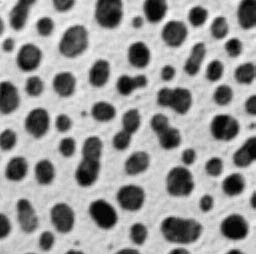
%> input picture 课程资料/数字图像处理/作业整理/第五次作业/blobz1.png, 256 x 254 px
$ octave hw5_2.m   (GNU Octave 9; MATLAB toolbox functions it lacks are replaced by stand-ins)
%> lines starting %> are read from the running program, lines starting %| are printed output that depends on the picture; in (x1, y1, x2, y2) boxes, pixels count from 0 and x2, y2 are one past the last pixel; in counts of white or black regions, pixels touching at a corner belong together; the program's own positions count from 1
### 课程资料/数字图像处理/作业整理/第五次作业/segmentation.m
function R = segmentation(I)
    [m, n] = size(I);
    E = 0.001;
    old_T = 256.0;
    new_T = mean(mean(I));

    while abs(old_T - new_T) > E
        sum1 = 0;
        sum2 = 0;
        count=0;
        for i=1:m
            for j = 1:n
                if I(i,j) <= new_T
                    sum1 = sum1+I(i,j);
                    count=count+1;
                else
                    sum2 = sum2+I(i,j);
                end
            end
        end
        old_T = new_T;
        new_T = (sum1/count + sum2/(m*n-count)) / 2;
    end

    R = zeros(m, n);
    for i = 1:m
        for j = 1:n
            if I(i, j) > new_T
                R(i, j) = 1;
            else
                R(i, j) = 0;
            end
        end
    end
end

### 课程资料/数字图像处理/作业整理/第五次作业/hw5_2.m
clc
clear

A = im2double(imread('blobz1.png'));
%> A: size 254x256 double; min 0.00392, max 0.996, mean 0.595
figure;
subplot(2,2,1);imshow(A);title("原图1")
subplot(2,2,2);imshow(segmentation(A));title("图1直接处理后")
%> in segmentation, `new_T = mean(mean(I));`: new_T = 0.595
%> the loop in segmentation, `while abs(old_T - new_T) > E` made 4 passes
%> (old_T, new_T) on passes 1 to 4: (0.595, 0.533), (0.533, 0.517), (0.517, 0.512), (0.512, 0.512)
%> after the loop in segmentation, `for i = 1:m`:
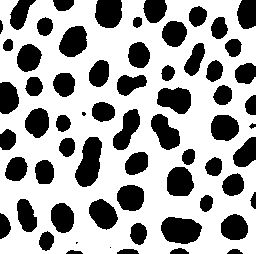
%> R: size 254x256 double; values 0 (black) and 1 (white), 65.7% white; 64 black regions (3 under 20 px), largest, box (x1, y1, x2, y2) and area: (75, 137, 102, 187) 907, (161, 217, 202, 244) 859, (157, 87, 191, 114) 680

B = im2double(imread('blobz2.png'));
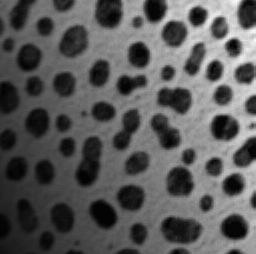
%> input picture 课程资料/数字图像处理/作业整理/第五次作业/blobz2.png, 256 x 254 px
%> B: size 254x256 double; min 0.00784, max 1, mean 0.352
subplot(2,2,3);imshow(B);title("图2")
subplot(2,2,4);imshow(segmentation(B));title("图2直接处理后")
%> in segmentation (call 2), `new_T = mean(mean(I));`: new_T = 0.352
%> the loop in segmentation (call 2), `while abs(old_T - new_T) > E` made 5 passes
%> (old_T, new_T) on passes 1 to 5: (0.352, 0.36), (0.36, 0.364), (0.364, 0.366), (0.366, 0.368), (0.368, 0.368)
%> after the loop in segmentation (call 2), `for i = 1:m`:
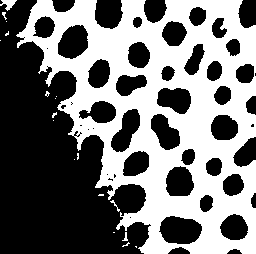
%> R: size 254x256 double; values 0 (black) and 1 (white), 45.6% white; 19 white regions (15 under 20 px), largest, box (x1, y1, x2, y2) and area: (16, 0, 256, 254) 29423, (0, 0, 17, 11) 95, (110, 200, 120, 212) 26, (122, 232, 128, 241) 25
[m, n] = size(B);
%> m = 254; n = 256

figure
segments = [2,4,6,8];
[sm,sn]=size(segments);
R=B; % 定义一个一样大的数组用来装生成的目标
for s=1:sn
    segment=segments(s);
    for i = 1:segment
        for j = 1:segment
            PB = segmentation(B(floor((i-1)/segment*m+1):min(floor(i/segment*m),m), floor((j-1)/segment*n+1):min(floor(j/segment*n),n)));
            R(floor((i-1)/segment*m)+1:min(floor(i/segment*m),m), floor((j-1)/segment*n)+1:min(floor(j/segment*n),n)) = PB;
        end
    end
    subplot(2,2,s);imshow(R);title("图2分块处理")
end
%> this loop made 4 passes
%> pass 1, `imshow(R)`:
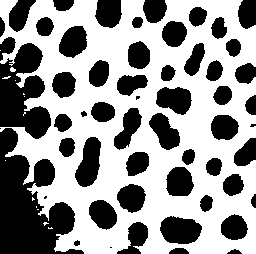
%> displayed picture: size 254x256, on the screen's scale of 0 to 255; 58.2% white; 56 black regions (5 under 20 px), largest, box (x1, y1, x2, y2) and area: (0, 128, 84, 254) 5634, (0, 43, 51, 139) 3089, (160, 216, 202, 244) 907
%> pass 2, `imshow(R)`:
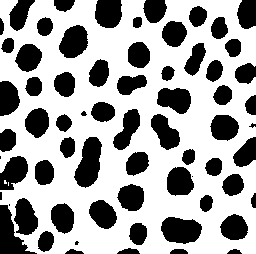
%> displayed picture: size 254x256, on the screen's scale of 0 to 255; 63.9% white; 67 black regions (6 under 20 px), largest, box (x1, y1, x2, y2) and area: (74, 137, 102, 188) 933, (161, 217, 202, 244) 851, (0, 205, 37, 254) 822
%> after the loop:
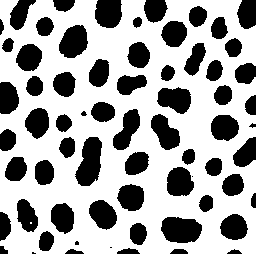
%> R: size 254x256 double; values 0 (black) and 1 (white), 65.1% white; 67 black regions (4 under 20 px), largest, box (x1, y1, x2, y2) and area: (75, 137, 102, 186) 907, (161, 217, 202, 243) 863, (59, 25, 88, 58) 712
%> after the loop:
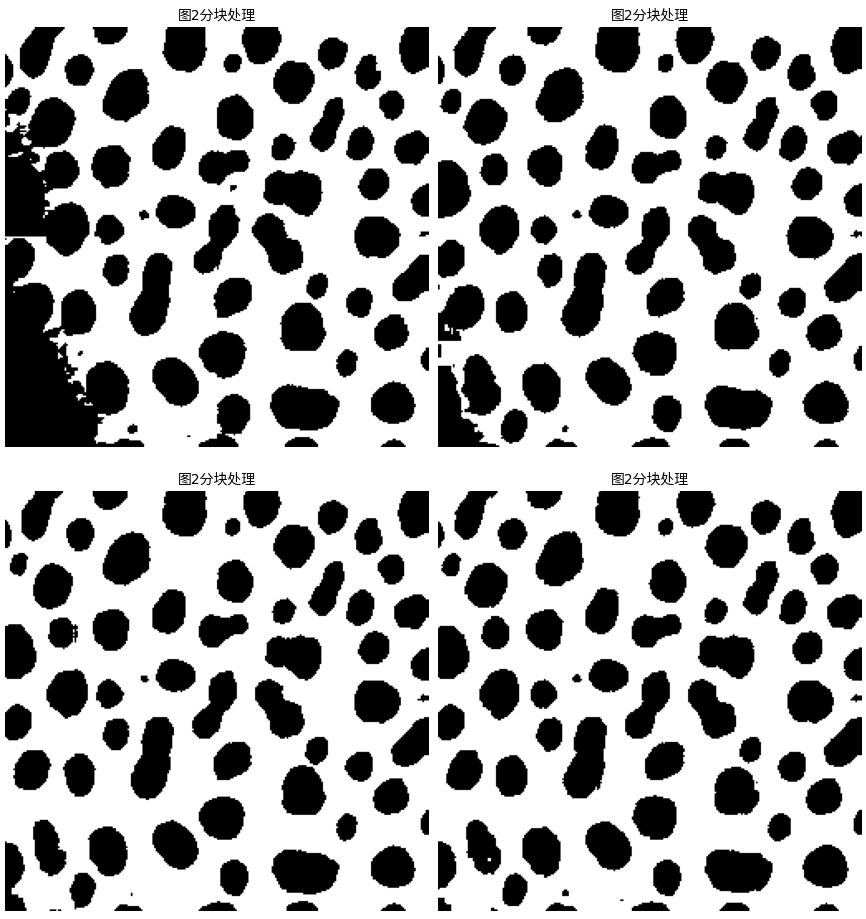
%> figure redrawn from the program's plot data, 4 panels
